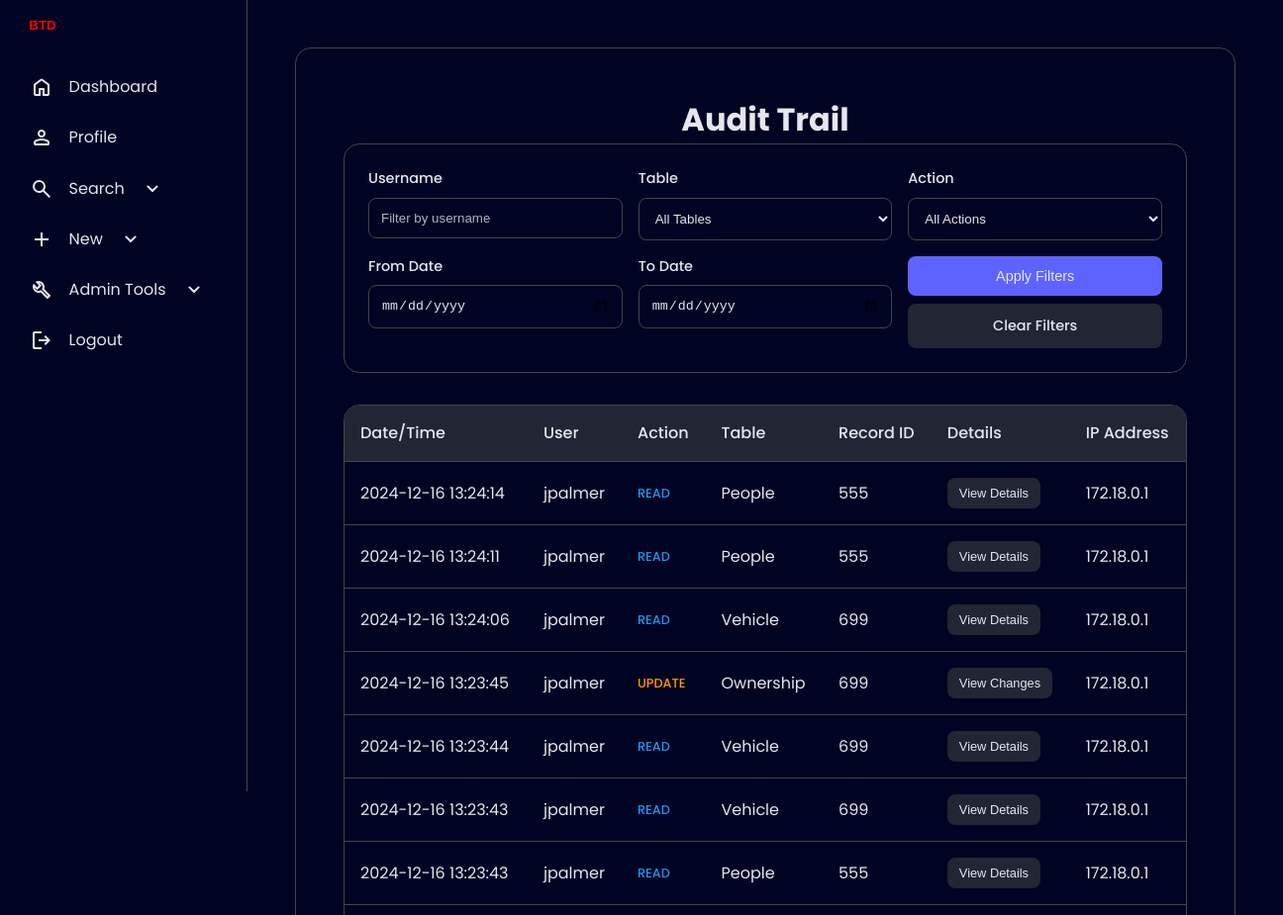
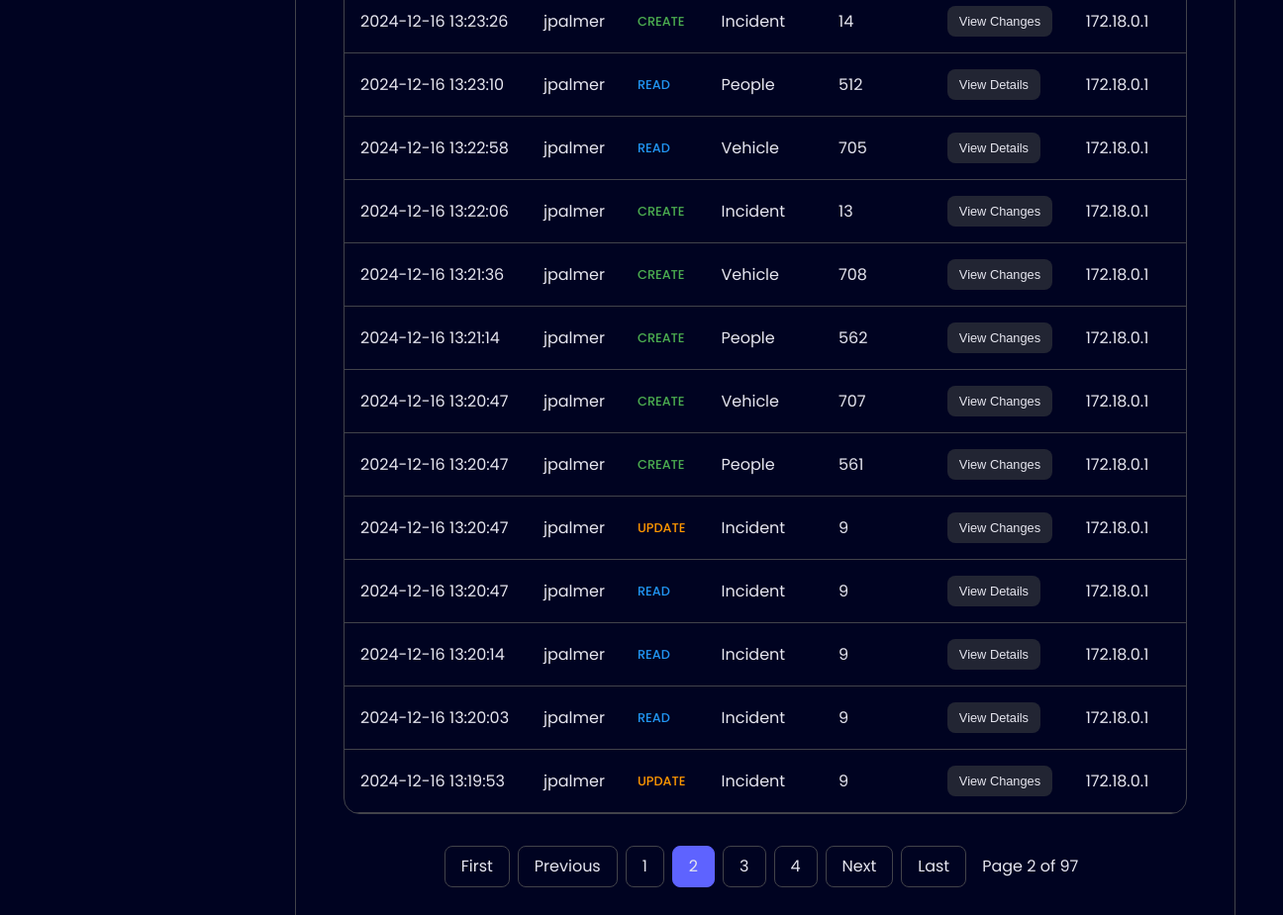
The page /cw2/audit.php?page=2 (signed in) on the database its author committed (2 pictures, top to bottom).
### tables this page shows
CREATE TABLE `Audit` (
  `Audit_ID` int(11) NOT NULL,
  `User_ID` int(11) DEFAULT NULL,
  `Username` varchar(50) DEFAULT NULL,
  `Action_Type` enum('CREATE','READ','UPDATE','DELETE') DEFAULT NULL,
  `Table_Name` varchar(50) DEFAULT NULL,
  `Record_ID` int(11) DEFAULT NULL,
  `Old_Values` text DEFAULT NULL,
  `New_Values` text DEFAULT NULL,
  `Action_Date` timestamp NOT NULL DEFAULT current_timestamp(),
  `IP_Address` varchar(45) DEFAULT NULL
);

### html/cw2/audit.php (the view, shortened to what this page needs)
<?php
function connectDB($servername, $username, $password, $dbname) {
    try {
        $conn = mysqli_connect($servername, $username, $password, $dbname);
        return $conn;
    } catch (Exception $e) {
        throw new Exception("Database connection failed: " . $e->getMessage());
    }
}
function getTotalRecords($conn, $query, $types, $params) {
    $count_query = str_replace("SELECT *", "SELECT COUNT(*)", $query);
    $stmt = $conn->prepare($count_query);
    $stmt->execute();
    return $stmt->get_result()->fetch_row()[0];
}
function getAuditRecords($conn, $filters, $page) {
    $query = "SELECT * FROM Audit WHERE 1=1";
    $params = [];
    $types = "";
    $offset = ($page - 1) * RECORDS_PER_PAGE;
    $total_records = getTotalRecords($conn, $query, $types, $params);
    $total_pages = ceil($total_records / RECORDS_PER_PAGE);
    $query .= " ORDER BY Action_Date DESC LIMIT ? OFFSET ?";
    $types .= "ii";
    $limit = RECORDS_PER_PAGE;
    $params[] = &$limit;
    $params[] = &$offset;
    $stmt = $conn->prepare($query);
    if (!empty($params)) {
        $stmt->bind_param($types, ...$params);
    }
    $stmt->execute();
    return [
        'result' => $stmt->get_result(),
        'total_pages' => $total_pages
    ];
}
function getFilter($name) {
    $value = isset($_GET[$name]) ? htmlspecialchars(trim($_GET[$name])) : '';
    return $value;
}
function getAllFilters() {
    return [
        'username' => getFilter('username'),
        'table' => getFilter('table'),
        'action' => getFilter('action'),
        'date_from' => getFilter('date_from'),
        'date_to' => getFilter('date_to')
    ];
}
function getCurrentPage() {
    return filter_input(INPUT_GET, 'page', FILTER_VALIDATE_INT) ?? 1;
}
require_once "components/cw2db.php";
try {
    $filters = getAllFilters();
    $page = getCurrentPage();
    $conn = connectDB($servername, $username, $password, $dbname);
    $auditData = getAuditRecords($conn, $filters, $page);
    $result = $auditData['result'];
    $total_pages = $auditData['total_pages'];
} catch (Exception $e) {
    $error = "Error: " . $e->getMessage();
}
?>
<!DOCTYPE html>
<html lang="en">
<head>
    <link rel="stylesheet" href="components/style.css">
    <link rel="stylesheet" href="components/audit.css">
</head>
<body>
    <?php include 'components/sidebar.php'; ?>
    <main>
        <div class="container">
            <center><h1>Audit Trail</h1></center>
            <form method="get" class="filters-form">
                <div class="filters-grid">
                    <?php
                    $filterFields = [
                        ['name' => 'username', 'type' => 'text', 'label' => 'Username', 'placeholder' => 'Filter by username'],
                        ['name' => 'table', 'type' => 'select', 'label' => 'Table', 'options' => VALID_TABLES, 'default' => 'All Tables'],
                        ['name' => 'action', 'type' => 'select', 'label' => 'Action', 'options' => VALID_ACTIONS, 'default' => 'All Actions'],
                        ['name' => 'date_from', 'type' => 'date', 'label' => 'From Date', 'max' => date('Y-m-d')],
                        ['name' => 'date_to', 'type' => 'date', 'label' => 'To Date', 'max' => date('Y-m-d')]
                    ];
                    foreach ($filterFields as $field): ?>
                        <div class="form-group">
                            <label><?= $field['label'] ?></label>
                            <?php if ($field['type'] === 'select'): ?>
                                <select name="<?= $field['name'] ?>">
                                    <option value=""><?= $field['default'] ?></option>
                                </select>
                            <?php else: ?>
                                <input type="<?= $field['type'] ?>" name="<?= $field['name'] ?>"
                                       value="<?= $filters[$field['name']] ?>"
                                       <?= isset($field['placeholder']) ? "placeholder=\"{$field['placeholder']}\"" : '' ?>
                                       <?= isset($field['max']) ? "max=\"{$field['max']}\"" : '' ?>>
                            <?php endif; ?>
                        </div>
                    <?php endforeach; ?>
                    <div class="form-group">
                        <button type="submit" class="btn-filter">Apply Filters</button>
                        <a href="audit.php" class="btn-clear">Clear Filters</a>
                    </div>
                </div>
            </form>
            <?php if (isset($result) && $result->num_rows > 0): ?>
                <div class="table-wrapper">
                    <table>
                        <thead>
                            <tr>
                                <th>Date/Time</th>
                                <th>User</th>
                                <th>Action</th>
                                <th>Table</th>
                                <th>Record ID</th>
                                <th>Details</th>
                                <th>IP Address</th>
                            </tr>
                        </thead>
                        <tbody>
                            <?php while ($row = $result->fetch_assoc()): ?>
                                <tr>
                                    <td><?= htmlspecialchars($row['Action_Date']) ?></td>
                                    <td><?= htmlspecialchars($row['Username']) ?></td>
                                    <td class="action-cell <?= strtolower($row['Action_Type']) ?>">
                                        <?= htmlspecialchars($row['Action_Type']) ?>
                                    </td>
                                    <td><?= htmlspecialchars($row['Table_Name']) ?></td>
                                    <td><?= htmlspecialchars($row['Record_ID'] ?? 'N/A') ?></td>
                                    <td>
                                        <?php if ($row['New_Values'] || ($row['Action_Type'] === 'DELETE' && $row['Old_Values'])): ?>
                                            <button onclick="showDetails(<?= htmlspecialchars(json_encode([
                                                'action' => $row['Action_Type'],
                                                'old' => json_decode($row['Old_Values'] ?? '{}', true),
                                                'new' => json_decode($row['New_Values'] ?? '{}', true)
                                            ])) ?>)" class="btn-details">
                                                <?= $row['Action_Type'] === 'DELETE' ? 'View Deleted Record' :
                                                   ($row['Action_Type'] === 'READ' ? 'View Details' : 'View Changes') ?>
                                            </button>
                                        <?php endif; ?>
                                    </td>
                                    <td><?= htmlspecialchars($row['IP_Address']) ?></td>
                                </tr>
                            <?php endwhile; ?>
                        </tbody>
                    </table>
                </div>
                <?php if ($total_pages > 1): ?>
                    <div class="pagination">
                        <?php
                        function generatePageUrl($pageNum, $filters) {
                            $url = "?page=" . $pageNum;
                            return $url;
                        }
                        if ($page > 1): ?>
                            <a href="<?= generatePageUrl(1, $filters) ?>" class="page-link">First</a>
                        <?php endif; ?>
                        <?php if ($page > 1): ?>
                            <a href="<?= generatePageUrl($page - 1, $filters) ?>" class="page-link">Previous</a>
                        <?php endif; ?>
                        <?php
                        $range = 2;
                        for ($i = max(1, $page - $range); $i <= min($total_pages, $page + $range); $i++): ?>
                            <a href="<?= generatePageUrl($i, $filters) ?>"
                               class="page-link <?= $i === $page ? 'active' : '' ?>">
                                <?= $i ?>
                            </a>
                        <?php endfor; ?>
                        <?php if ($page < $total_pages): ?>
                            <a href="<?= generatePageUrl($page + 1, $filters) ?>" class="page-link">Next</a>
                        <?php endif; ?>
                        <?php if ($page < $total_pages): ?>
                            <a href="<?= generatePageUrl($total_pages, $filters) ?>" class="page-link">Last</a>
                        <?php endif; ?>
                        <span class="page-info">
                            Page <?= $page ?> of <?= $total_pages ?>
                        </span>
                    </div>
                <?php endif; ?>
            <?php elseif (isset($result)): ?>
                <p class="no-results">No audit records found matching the specified criteria.</p>
            <?php endif; ?>
        </div>
    </main>
</body>
</html>

### html/cw2/components/style.css (style rules this page uses)
:root { --base-clr: #000321; --line-clr: #42434a; --hover-clr: #222533; --text-clr: #e6e6ef; --accent-clr: #5e63ff; --secondary-text-clr: #b0b3c1; --sidebar-width: 250px; --sidebar-collapsed-width: 60px; --container-padding: clamp(1.5rem, 5vw, 3rem); --transition-speed: 300ms; --transition-timing: ease-in-out; }
*, *::before, *::after { margin: 0; padding: 0; box-sizing: border-box; }
html { font-family: 'Poppins', system-ui, -apple-system, sans-serif; line-height: 1.5; scroll-behavior: smooth; }
body { min-height: 100vh; min-height: 100dvh; background-color: var(--base-clr); color: var(--text-clr); display: grid; grid-template-columns: auto 1fr; }
main { padding: var(--container-padding); }
.container { border: 1px solid var(--line-clr); border-radius: 1rem; margin-bottom: 1.25rem; padding: var(--container-padding); }
.table-wrapper { overflow-x: auto; margin-top: 1rem; }
table { width: 100%; border-collapse: collapse; white-space: nowrap; }
th, td { padding: 0.75rem 1rem; text-align: left; border-bottom: 1px solid var(--line-clr); }
th { font-weight: 500; color: var(--secondary-text-clr); }

### html/cw2/components/audit.css (style rules this page uses)
.container { max-width: 1200px; margin: 0 auto; padding: var(--container-padding); }
.filters-form { background-color: var(--base-clr); border: 1px solid var(--line-clr); border-radius: 1rem; padding: 1.5rem; margin-bottom: 2rem; }
.filters-grid { display: grid; grid-template-columns: repeat(auto-fit, minmax(200px, 1fr)); gap: 1rem; }
.form-group { display: flex; flex-direction: column; gap: 0.5rem; }
.form-group label { color: var(--text-clr); font-size: 0.9rem; font-weight: 500; }
.form-group input, .form-group select { padding: 0.75rem; border: 1px solid var(--line-clr); border-radius: 0.5rem; background-color: var(--base-clr); color: var(--text-clr); transition: border-color 0.2s ease; }
.form-group input::placeholder { color: var(--secondary-text-clr); }
.btn-filter, .btn-clear, .btn-details { padding: 0.75rem 1rem; border: none; border-radius: 0.5rem; cursor: pointer; font-size: 0.9rem; font-weight: 500; transition: all 0.2s ease; }
.btn-filter { background-color: var(--accent-clr); color: var(--text-clr); }
.btn-clear { background-color: var(--hover-clr); color: var(--text-clr); text-decoration: none; text-align: center; }
.btn-details { background-color: var(--hover-clr); color: var(--text-clr); padding: 0.5rem 0.75rem; font-size: 0.8rem; }
.table-wrapper { overflow-x: auto; background-color: var(--base-clr); border: 1px solid var(--line-clr); border-radius: 1rem; margin-top: 1rem; }
table { width: 100%; border-collapse: collapse; white-space: nowrap; }
th, td { padding: 1rem; text-align: left; border-bottom: 1px solid var(--line-clr); }
th { background-color: var(--hover-clr); color: var(--text-clr); font-weight: 500; position: sticky; top: 0; }
.action-cell { font-weight: 500; text-transform: uppercase; font-size: 0.8rem; }
.action-cell.create { color: #4CAF50; }
.action-cell.read { color: #2196F3; }
.action-cell.update { color: #FF9800; }
.pagination { display: flex; justify-content: center; align-items: center; gap: 0.5rem; margin-top: 2rem; flex-wrap: wrap; }
.page-link { padding: 0.5rem 1rem; background-color: var(--base-clr); border: 1px solid var(--line-clr); border-radius: 0.5rem; color: var(--text-clr); text-decoration: none; transition: all 0.2s ease; display: flex; align-items: center; }
.page-link.active { background-color: var(--accent-clr); border-color: var(--accent-clr); color: var(--text-clr); }
.page-info { display: flex; align-items: center; padding: 0.5rem; }

### rows shown on the page
audit: Action_Date "2024-12-16 13:24:14", Username "jpalmer", Action_Type "READ", Table_Name "People", Record_ID "555", shows "View Details", IP_Address "172.18.0.1"
audit: Action_Date "2024-12-16 13:24:11", Username "jpalmer", Action_Type "READ", Table_Name "People", Record_ID "555", shows "View Details", IP_Address "172.18.0.1"
audit: Action_Date "2024-12-16 13:24:06", Username "jpalmer", Action_Type "READ", Table_Name "Vehicle", Record_ID "699", shows "View Details", IP_Address "172.18.0.1"
audit: Action_Date "2024-12-16 13:23:45", Username "jpalmer", Action_Type "UPDATE", Table_Name "Ownership", Record_ID "699", shows "View Changes", IP_Address "172.18.0.1"
audit: Action_Date "2024-12-16 13:23:44", Username "jpalmer", Action_Type "READ", Table_Name "Vehicle", Record_ID "699", shows "View Details", IP_Address "172.18.0.1"
audit: Action_Date "2024-12-16 13:23:43", Username "jpalmer", Action_Type "READ", Table_Name "Vehicle", Record_ID "699", shows "View Details", IP_Address "172.18.0.1"
audit: Action_Date "2024-12-16 13:23:43", Username "jpalmer", Action_Type "READ", Table_Name "People", Record_ID "555", shows "View Details", IP_Address "172.18.0.1"
audit: Action_Date "2024-12-16 13:23:26", Username "jpalmer", Action_Type "CREATE", Table_Name "Incident", Record_ID "14", shows "View Changes", IP_Address "172.18.0.1"
audit: Action_Date "2024-12-16 13:23:10", Username "jpalmer", Action_Type "READ", Table_Name "People", Record_ID "512", shows "View Details", IP_Address "172.18.0.1"
audit: Action_Date "2024-12-16 13:22:58", Username "jpalmer", Action_Type "READ", Table_Name "Vehicle", Record_ID "705", shows "View Details", IP_Address "172.18.0.1"
audit: Action_Date "2024-12-16 13:22:06", Username "jpalmer", Action_Type "CREATE", Table_Name "Incident", Record_ID "13", shows "View Changes", IP_Address "172.18.0.1"
audit: Action_Date "2024-12-16 13:21:36", Username "jpalmer", Action_Type "CREATE", Table_Name "Vehicle", Record_ID "708", shows "View Changes", IP_Address "172.18.0.1"
audit: Action_Date "2024-12-16 13:21:14", Username "jpalmer", Action_Type "CREATE", Table_Name "People", Record_ID "562", shows "View Changes", IP_Address "172.18.0.1"
audit: Action_Date "2024-12-16 13:20:47", Username "jpalmer", Action_Type "CREATE", Table_Name "Vehicle", Record_ID "707", shows "View Changes", IP_Address "172.18.0.1"
audit: Action_Date "2024-12-16 13:20:47", Username "jpalmer", Action_Type "CREATE", Table_Name "People", Record_ID "561", shows "View Changes", IP_Address "172.18.0.1"
audit: Action_Date "2024-12-16 13:20:47", Username "jpalmer", Action_Type "UPDATE", Table_Name "Incident", Record_ID "9", shows "View Changes", IP_Address "172.18.0.1"
audit: Action_Date "2024-12-16 13:20:47", Username "jpalmer", Action_Type "READ", Table_Name "Incident", Record_ID "9", shows "View Details", IP_Address "172.18.0.1"
audit: Action_Date "2024-12-16 13:20:14", Username "jpalmer", Action_Type "READ", Table_Name "Incident", Record_ID "9", shows "View Details", IP_Address "172.18.0.1"
audit: Action_Date "2024-12-16 13:20:03", Username "jpalmer", Action_Type "READ", Table_Name "Incident", Record_ID "9", shows "View Details", IP_Address "172.18.0.1"
audit: Action_Date "2024-12-16 13:19:53", Username "jpalmer", Action_Type "UPDATE", Table_Name "Incident", Record_ID "9", shows "View Changes", IP_Address "172.18.0.1"

### other values the page prints
$field['label'] "Username"
$field['label'] "Table"
$field['label'] "Action"
$field['label'] "From Date"
$field['label'] "To Date"
$page "2"
$total_pages "97"
form field table "All Tables"
form field action "All Actions"
